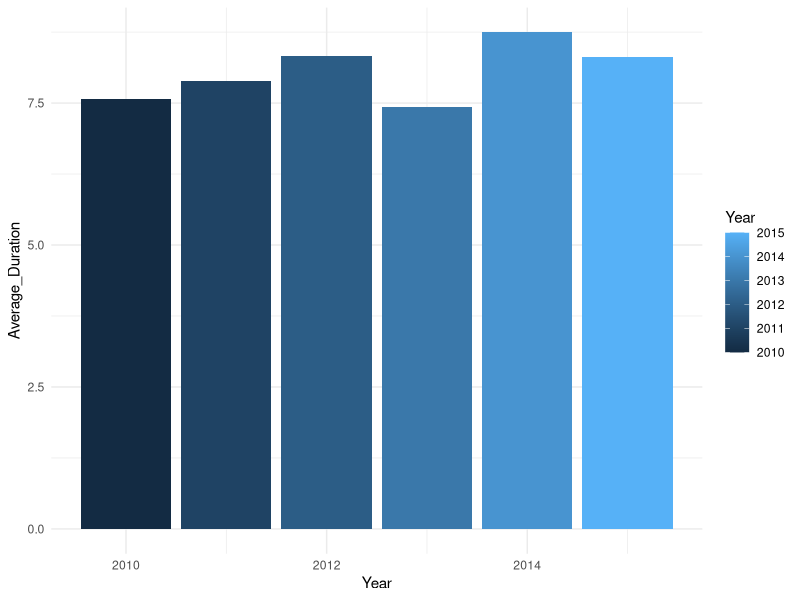
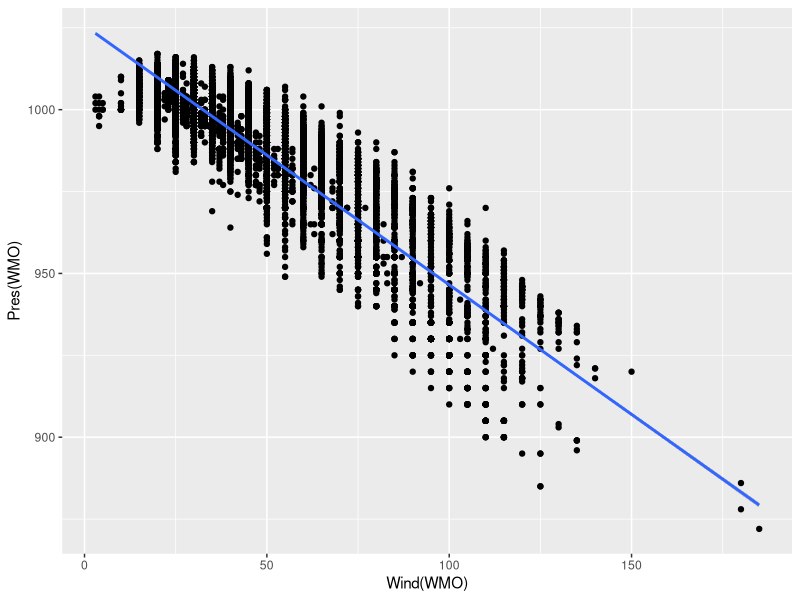

Write R code to recreate these figures, in order. (Note: this script raises an error after producing the figures.)
## ---- chunk 1
knitr::opts_chunk$set(echo = TRUE)
## ---- chunk 2
library(readr)
library(dplyr)
library(kableExtra)
library(lubridate)
library(ggplot2)
library(maps)
getwd()
storms <- read_csv("../data/ibtracs-2010-2015.csv",  na = c(-999.0, "-1.0", "0.0","-1", "0"))
## ---- chunk 3
kable(sample_n(storms, 5))
## ---- chunk 4
length(unique(storms$Name))
## ---- chunk 5
storms10 = filter(storms, Season == 2010)
length(unique(storms10$Name))
storms11 = filter(storms, Season == 2011)
length(unique(storms11$Name))
storms12 = filter(storms, Season == 2012)
length(unique(storms12$Name))
storms13 = filter(storms, Season == 2013)
length(unique(storms13$Name))
storms14 = filter(storms, Season == 2014)
length(unique(storms14$Name))
storms15 = filter(storms, Season == 2015)
length(unique(storms15$Name))
## ---- chunk 6
stormsSouth = filter(storms, Latitude < 0)
length(unique(stormsSouth$Name))
stormsNorth = filter(storms, Latitude > 0)
length(unique(stormsNorth$Name))
## ---- chunk 7
storms10n = filter(storms, Season == 2010, Latitude > 0)
length(unique(storms10n$Name))
storms11n = filter(storms, Season == 2011, Latitude > 0)
length(unique(storms11n$Name))
storms12n = filter(storms, Season == 2012, Latitude > 0)
length(unique(storms12n$Name))
storms13n = filter(storms, Season == 2013, Latitude > 0)
length(unique(storms13n$Name))
storms14n = filter(storms, Season == 2014, Latitude > 0)
length(unique(storms14n$Name))
storms15n = filter(storms, Season == 2015, Latitude > 0)
length(unique(storms15n$Name))
## ---- chunk 8
storms10s = filter(storms, Season == 2010, Latitude < 0)
length(unique(storms10s$Name))
storms11s = filter(storms, Season == 2011, Latitude < 0)
length(unique(storms11s$Name))
storms12s = filter(storms, Season == 2012, Latitude < 0)
length(unique(storms12s$Name))
storms13s = filter(storms, Season == 2013, Latitude < 0)
length(unique(storms13s$Name))
storms14s = filter(storms, Season == 2014, Latitude < 0)
length(unique(storms14s$Name))
storms15s = filter(storms, Season == 2015, Latitude < 0)
length(unique(storms15s$Name))
## ---- chunk 9
unique(storms$Basin)
## ---- chunk 10
stormsSI = filter(storms, Basin == "SI")
length(unique(stormsSI$Name))
stormsSP = filter(storms, Basin == "SP")
length(unique(stormsSP$Name))
stormsWP = filter(storms, Basin == "WP")
length(unique(stormsWP$Name))
stormsSA = filter(storms, Basin == "SA")
length(unique(stormsSA$Name))
stormsNI = filter(storms, Basin == "NI")
length(unique(stormsNI$Name))
stormsEP = filter(storms, Basin == "EP")
length(unique(stormsEP$Name))
stormsNA = filter(storms, Basin == "NA")
length(unique(stormsNA$Name))
## ---- chunk 11
time = mdy_hm(storms$ISO_time)
storms["month"] = month(time)
## ---- chunk 12
storms1 = filter(storms, month == 1)
length(unique(storms1$Name))
storms2 = filter(storms, month == 2)
length(unique(storms2$Name))
storms3 = filter(storms, month == 3)
length(unique(storms3$Name))
storms4 = filter(storms, month == 4)
length(unique(storms4$Name))
storms5 = filter(storms, month == 5)
length(unique(storms5$Name))
storms6 = filter(storms, month == 6)
length(unique(storms6$Name))
storms7 = filter(storms, month == 7)
length(unique(storms7$Name))
storms8 = filter(storms, month == 8)
length(unique(storms8$Name))
storms9 = filter(storms, month == 9)
length(unique(storms9$Name))
storms10 = filter(storms, month == 10)
length(unique(storms10$Name))
storms11 = filter(storms, month == 11)
length(unique(storms11$Name))
storms12 = filter(storms, month == 12)
length(unique(storms12$Name))
## ---- chunk 13
uniqNames <- unique(storms$Name)
total = 0
len <- length(uniqNames)
stormsBad <-  c()
for (i in 1:length(uniqNames)){
  nextStorm <- uniqNames[i]
  
  stormName <- filter(storms, Name == nextStorm)
  timeDifference <- mdy_hm(tail(stormName, 1)$ISO_time) - mdy_hm(head(stormName, 1)$ISO_time)
  if (timeDifference > 60){
    stormsBad <- append(stormsBad, nextStorm)
    len <- len - 1
  }else{
    total <- total + as.double(timeDifference)
  }
}
averageLength <- total / len
averageLength
## ---- chunk 14
stormsBad
## ---- chunk 15
storms10 <- filter(storms, Season == 2010)
uniqNames <- unique(storms10$Name)
total <- 0
len <- length(uniqNames)
for (i in 1:length(uniqNames)){
  nextStorm <- uniqNames[i]
  stormName <- filter(storms10, Name == nextStorm)
  timeDifference <- mdy_hm(tail(stormName, 1)$ISO_time) - mdy_hm(head(stormName, 1)$ISO_time)
  if (timeDifference > 60){
    len <- len - 1
  }else{
    total <- total + as.double(timeDifference)
  }
}
averageLength <- total / len
averageLength
df <- data.frame(2010, averageLength)
names(df)<-c("Year","Average_Duration")
df
## ---- chunk 16
storms11 <- filter(storms, Season == 2011)
uniqNames <- unique(storms11$Name)
total <- 0
len <- length(uniqNames)
for (i in 1:length(uniqNames)){
  nextStorm <- uniqNames[i]
  
  stormName <- filter(storms11, Name == nextStorm)
  timeDifference <- mdy_hm(tail(stormName, 1)$ISO_time) - mdy_hm(head(stormName, 1)$ISO_time)
  if (timeDifference > 60){
    len <- len - 1
  }else{
    total <- total + as.double(timeDifference)
  }
}
averageLength <- total / len
averageLength
dfNew <- data.frame(2011, averageLength)
names(dfNew)<-c("Year","Average_Duration")
df <- rbind(df, dfNew)
df
## ---- chunk 17
storms12 <- filter(storms, Season == 2012)
uniqNames <- unique(storms12$Name)
total <- 0
len <- length(uniqNames)
for (i in 1:length(uniqNames)){
  nextStorm <- uniqNames[i]
  
  stormName <- filter(storms12, Name == nextStorm)
  timeDifference <- mdy_hm(tail(stormName, 1)$ISO_time) - mdy_hm(head(stormName, 1)$ISO_time)
  if (timeDifference > 60){
    len <- len - 1
  }else{
    total <- total + as.double(timeDifference)
  }
}
averageLength <- total / len
averageLength
dfNew <- data.frame(2012, averageLength)
names(dfNew)<-c("Year","Average_Duration")
df <- rbind(df, dfNew)
df
## ---- chunk 18
storms13 <- filter(storms, Season == 2013)
uniqNames <- unique(storms13$Name)
total <- 0
len <- length(uniqNames)
for (i in 1:length(uniqNames)){
  nextStorm <- uniqNames[i]
  stormName <- filter(storms13, Name == nextStorm)
  timeDifference <- mdy_hm(tail(stormName, 1)$ISO_time) - mdy_hm(head(stormName, 1)$ISO_time)
  if (timeDifference > 80){
    len <- len - 1
  }else{
    total <- total + as.double(timeDifference)
  }
}
averageLength <- total /len
averageLength
dfNew <- data.frame(2013, averageLength)
names(dfNew)<-c("Year","Average_Duration")
df <- rbind(df, dfNew)
df
## ---- chunk 19
storms14 <- filter(storms, Season == 2014)
uniqNames <- unique(storms14$Name)
total <- 0
len <- length(uniqNames)
for (i in 1:length(uniqNames)){
  nextStorm <- uniqNames[i]
  
  stormName <- filter(storms14, Name == nextStorm)
  timeDifference <- mdy_hm(tail(stormName, 1)$ISO_time) - mdy_hm(head(stormName, 1)$ISO_time)
  if (timeDifference > 60){
    len <- len - 1
  }else{
    total <- total + as.double(timeDifference)
  }
}
averageLength <- total / length(uniqNames)
averageLength
dfNew <- data.frame(2014, averageLength)
names(dfNew)<-c("Year","Average_Duration")
df <- rbind(df, dfNew)
df
## ---- chunk 20
storms15 <- filter(storms, Season == 2015)
uniqNames <- unique(storms15$Name)
total <- 0
len <- length(uniqNames)
for (i in 1:length(uniqNames)){
  nextStorm <- uniqNames[i]
  
  stormName <- filter(storms15, Name == nextStorm)
  timeDifference <- mdy_hm(tail(stormName, 1)$ISO_time) - mdy_hm(head(stormName, 1)$ISO_time)
  if (timeDifference > 60){
    len <- len - 1
  }else{
    total <- total + as.double(timeDifference)
  }
}
averageLength <- total / length(uniqNames)
averageLength
dfNew <- data.frame(2015, averageLength)
names(dfNew)<-c("Year","Average_Duration")
df <- rbind(df, dfNew)
df
## ---- chunk 21
p<-ggplot(data=df, aes(x=Year, y=Average_Duration, fill = Year)) +
  geom_bar(stat="identity") + theme_minimal()
p
## ---- chunk 22
stormsWindSpeed <- select(storms, c("Name", "Wind(WMO)"))
stormsWindSpeed <- aggregate(`Wind(WMO)` ~ Name, stormsWindSpeed, max)
stormsWindSpeed <- arrange(stormsWindSpeed, desc(`Wind(WMO)`))
top10WindSpeeds <- head(stormsWindSpeed,10)
kable(top10WindSpeeds)
## ---- chunk 23
stormsPres <- select(storms, c("Name", "Pres(WMO)"))
stormsPres <- aggregate(`Pres(WMO)` ~ Name, stormsPres, max)
stormsPres <- arrange(stormsPres, desc(`Pres(WMO)`))
top10WindSpeeds <- head(stormsPres,10)
kable(top10WindSpeeds)
## ---- chunk 24
ggplot(storms, aes(x=`Wind(WMO)`, y = `Pres(WMO)`)) + geom_point()  +geom_smooth(method='lm')
## ---- chunk 25
knitr::include_graphics("../images/map-ep-na-storms-by-month.png")
## ---- chunk 26
knitr::include_graphics("../images/map-ep-na-storms-by-year.png")
## ---- chunk 27
knitr::include_graphics("../images/map-all-storms.png")
## ---- chunk 28
ggplot()+geom_polygon(data=map_data("world"), aes(x=long, y=lat, group=group)) +  
  geom_point(data=storms, aes(x=Longitude, y=Latitude, col = Nature),size = .1) +
  scale_color_manual(labels = c("Disturbance", "Extratropical", "Conflicting Reports", "Not Reported", "Sub tropical","Tropical Storm"), values = c("purple", "blue","green", "red","orange","yellow"))
## ---- chunk 29
ggplot()+geom_polygon(data=map_data("world"), aes(x=long, y=lat, group=group)) +  
  geom_point(data=storms, aes(x=Longitude, y=Latitude, col = `Wind(WMO)`),size = .1) 
## ---- chunk 30
ggplot()+geom_polygon(data=map_data("world"), aes(x=long, y=lat, group=group)) +  
  geom_point(data=storms, aes(x=Longitude, y=Latitude, col = `Pres(WMO)`),size = .1) 
